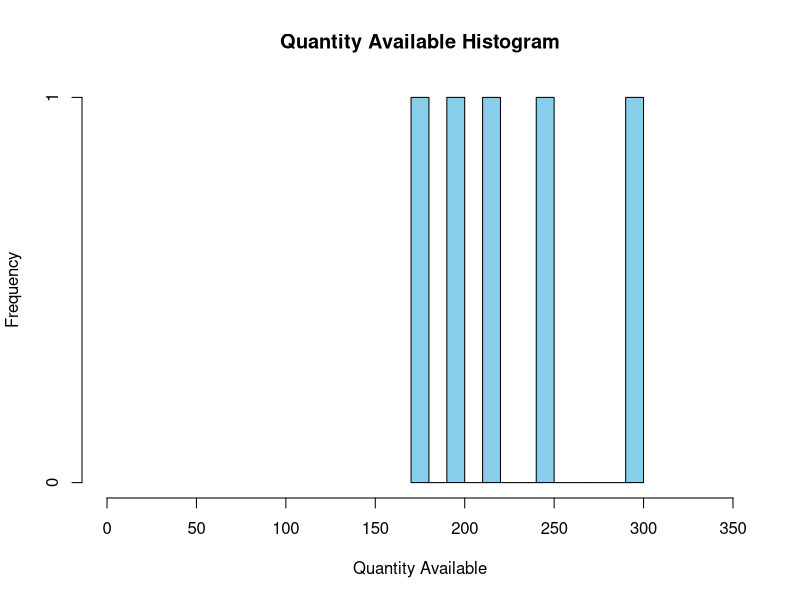

Reproduce this figure in R.
# Assuming your data frame is named 'products'
products <- data.frame(
  Product_ID = c(1, 2, 3, 4, 5),
  Product_Name = c("Product A", "Product B", "Product C", "Product D", "Product E"),
  Quantity_Available = c(250, 175, 300, 200, 220)
)

# Creating a histogram
hist(products$Quantity_Available, 
     main = "Quantity Available Histogram",
     xlab = "Quantity Available",
     ylab = "Frequency",
     col = "skyblue",
     border = "black",
     xlim = c(0, max(products$Quantity_Available) + 50),
     breaks = 10  # You can adjust the number of breaks as needed
)
